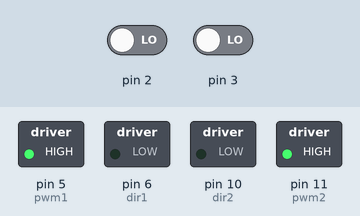
The sketch below on a simulated Arduino Uno, built with avr-gcc and run on an emulated ATmega328P. Parts: switched loads named in the sketch (green lamp = pin HIGH). Inputs (shaded band) come from the test bench; at power-on: pin 2 LOW, pin 3 LOW. The ROS host is connected and sends only what is stated.

Above: at 0.2 s.
Timing chart, 0 to 1.7 s (numbered marks = the images above):
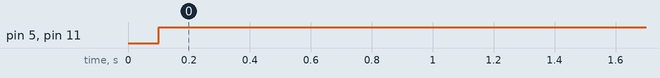

Measured:
- by itself, pin 5 (pwm1), pin 11 (pwm2): LOW → HIGH at 0.10 s

The sketch:

pub_sub_driver.ino
```cpp
#include <ros.h>
#include <std_msgs/Float32MultiArray.h>
#include <avr/interrupt.h>
#include <math.h> // for fmod()

// Pin definitions
#define ngat0 0
#define ngat1 1

#define dir1 6
#define pwm1 5
#define hall1 3
#define stop1 7

#define dir2 10
#define pwm2 11
#define hall2 2
#define stop2 9

// PID and timing variables
float dt1 = 0.01, last_time1;
float dt2 = 0.01, last_time2;
volatile float integral1, previous1, output1 = 0;
volatile float integral2, previous2, output2 = 0;
float kp1, ki1, kd1;
float kp2, ki2, kd2;
float Setpoint1 = 0.0;
float Setpoint2 = 0.0;  // Initialize Setpoint with 0.0
float Setpoint = 0.0;  // Initialize Setpoint with 0.0

volatile float error1, error2;

volatile int pulse1 = 0;
volatile int pulse2 = 0;

volatile float wheelRps1 = 0;
volatile float wheelRps2 = 0;

volatile bool CO_U = false;

int outputmap1;
int outputmap2;

// ROS Node Handle
ros::NodeHandle nh;
//ros::Publisher pub("info_back", &outputMessage);

// ROS Subscriber Callback Function
void setpointCallback(const std_msgs::Float32MultiArray &msg) {
  // Update Setpoint with the value received from the ROS node
  Setpoint1 = msg.data[0];
  Setpoint2 = msg.data[1];

  //outputMessage.data =  inputMessage.data;
  //pub.publish(&outputMessage);
}

// Define ROS Subscriber
ros::Subscriber<std_msgs::Float32MultiArray> setpointSubscriber("setpoint", &setpointCallback);

// Interrupt Service Routine for reading motor speed
ISR(TIMER1_OVF_vect) {
  TCNT1 = 63036;
  nh.spinOnce();
  CO_U = true;
}

// Count pulses for Motor 1
void cntPuls1() {
  pulse1++;
}

// Count pulses for Motor 2
void cntPuls2() {
  pulse2++;
}

// Motor control function
void driveMotor(int dirpin, int pwmPin, float pwm) {
  if (pwm > 0) {
    digitalWrite(dirpin, 1);
  } else {
    digitalWrite(dirpin, 0);
  }
  analogWrite(pwmPin, abs(abs(pwm) - 255));
}

// Timer initialization function
void timer1Init() {
  /* Reset Timer/Counter1 */
  TCCR1A = 0;
  TCCR1B = 0;
  TIMSK1 = 0;

  /* Setup Timer/Counter1 */
  TCCR1B |= (1 << CS11) | (1 << CS10);    // prescale = 64
  TCNT1 = 40536;
  TIMSK1 = (1 << TOIE1);                  // Overflow interrupt enable
}

// Saturation function to cap values
float saturate(long input, long max) {
  long output;
  if (input >= max) {
    output = max;
  }
  return output;
}

// Setup function
void setup() {
  kp1 = 20;
  ki1 = 2;
  kd1 = 0.15;

  kp2 = 20;
  ki2 = 2;
  kd2 = 0.15;

  last_time1 = 0;
  last_time2 = 0;

  attachInterrupt(ngat0, cntPuls1, RISING);
  attachInterrupt(ngat1, cntPuls2, RISING);

  pinMode(dir1, OUTPUT);
  pinMode(pwm1, OUTPUT);
  pinMode(dir2, OUTPUT);
  pinMode(pwm2, OUTPUT);

  //Serial.begin(57600);

  cli();                                  // Disable global interrupts
  timer1Init();
  sei();                                  // Enable global interrupts

  nh.initNode();                          // Initialize ROS node
  nh.subscribe(setpointSubscriber);       // Subscribe to the "information" topic
}

// Main loop function
void loop() {
  // Process incoming ROS messages

  if (CO_U == true) {
    CO_U = false;
    wheelRps1 = (pulse1 / 50.0) / 0.01;
    wheelRps2 = (pulse2 / 50.0) / 0.01;
    pulse1 = 0;
    pulse2 = 0;
    error1 = Setpoint - wheelRps1;
    output1 = pid1(error1);
    error2 = Setpoint - wheelRps2;
    output2 = pid2(error2);
    driveMotor(dir1, pwm1, -Setpoint1);
    driveMotor(dir2, pwm2, Setpoint2);
  }

}
void pr_data() {
  Serial.print("output1: ");
  Serial.print(Setpoint);
  Serial.print("\t");
  Serial.print("\t");
  Serial.print("wheelRps1: ");
  Serial.print(wheelRps1);
  Serial.print("\t");
  Serial.print("\t");
  Serial.print("output2: ");
  Serial.print(Setpoint);
  Serial.print("\t");
  Serial.print("\t");
  Serial.print("wheelRps2: ");
  Serial.print(wheelRps2);
  Serial.print("\t");
  Serial.print("\t");
  Serial.println("Setpoint: ");
  Serial.print(Setpoint);
  Serial.print("\t");
  Serial.print("\t");
  Serial.print("error1: ");
  Serial.print(error1);
  Serial.print("\t");
  Serial.print("\t");
  Serial.print("error2: ");
  Serial.println(error2);
}

// PID control for Motor 1
float pid1(float error1) {
  float proportional1 = error1;
  integral1 += error1 * dt1;
  float derivative1 = (error1 - previous1) / dt1;
  previous1 = error1;
  float output1 = (kp1 * proportional1) + (ki1 * integral1) + (kd1 * derivative1);
  return output1;
}

// PID control for Motor 2
float pid2(float error2) {
  float proportional2 = error2;
  integral2 += error2 * dt2;
  float derivative2 = (error2 - previous2) / dt2;
  previous2 = error2;
  float output2 = (kp2 * proportional2) + (ki2 * integral2) + (kd2 * derivative2);
  return output2;
}
```
